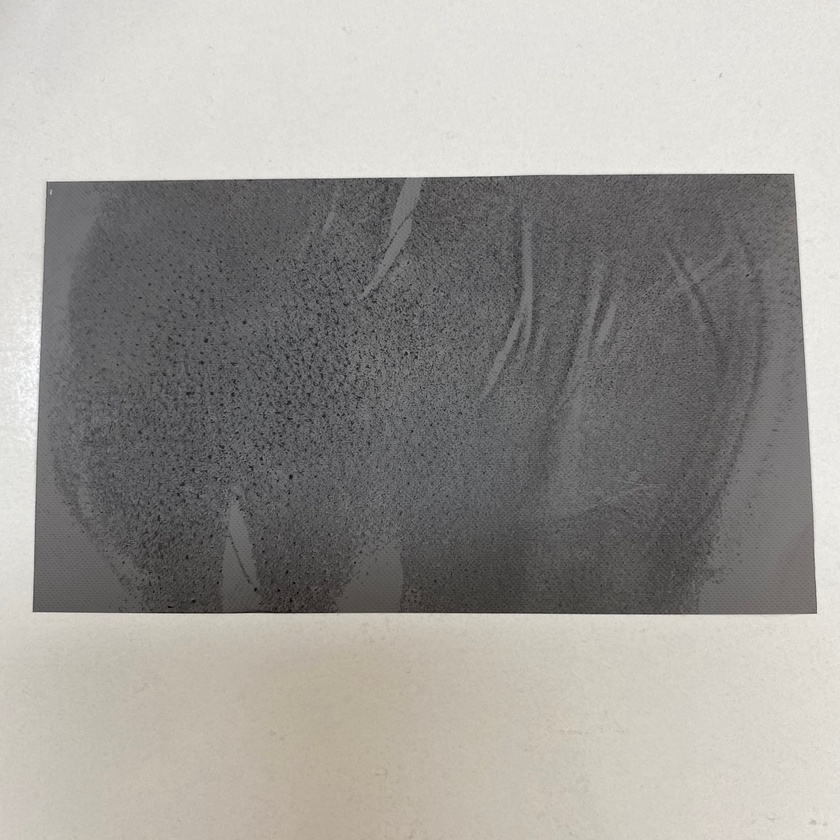
#> input picture Oil_test/File/oil_test.jpg, 840 x 840 px, shrunk from 1440 x 1440 before the run, found by its file name
$ jupyter execute oil_test_02.ipynb   (shell and % lines are left out)
#> lines starting #> are read from the running program, lines starting #| are printed output that depends on the picture; after the words box and inside, x2 and y2 are one past the last pixel; in counts of white or black regions, pixels touching at a corner belong together
[cell 1]
import cv2
import pandas as pd
import numpy as np

import matplotlib.pylab as plt

[cell 2]
image = cv2.imread('/home/mango/python/Python.study/oil_test.jpg')
#> image is the input picture: shape (840, 840, 3); mean B, G, R 149.9, 154.1, 156.4
image = cv2.cvtColor(image, cv2.COLOR_BGR2RGB)
plt.xticks([])     #x축 눈금 지우기
plt.yticks([])     #y축 눈금 지우기
plt.imshow(image)
plt.show()

[cell 3]
image_gray = cv2.imread('/home/mango/python/Python.study/oil_test.jpg', cv2.IMREAD_GRAYSCALE)
#> image_gray: shape (840, 840); min 4, max 255, mean 154.4

[cell 4]
b,g,r = cv2.split(image)
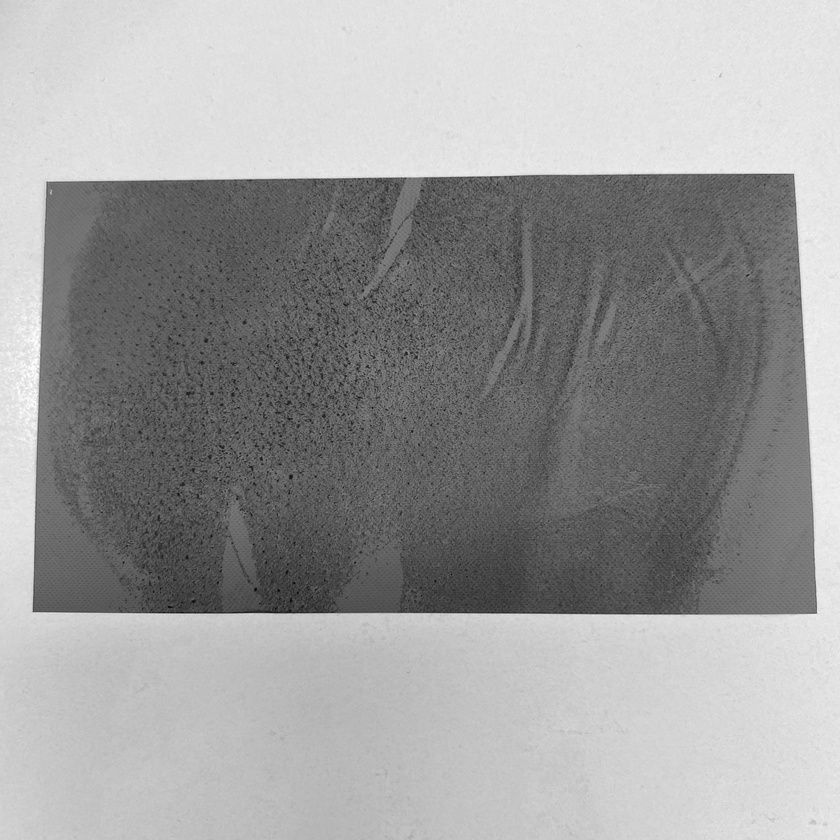
#> b: shape (840, 840); min 5, max 255, mean 156.4
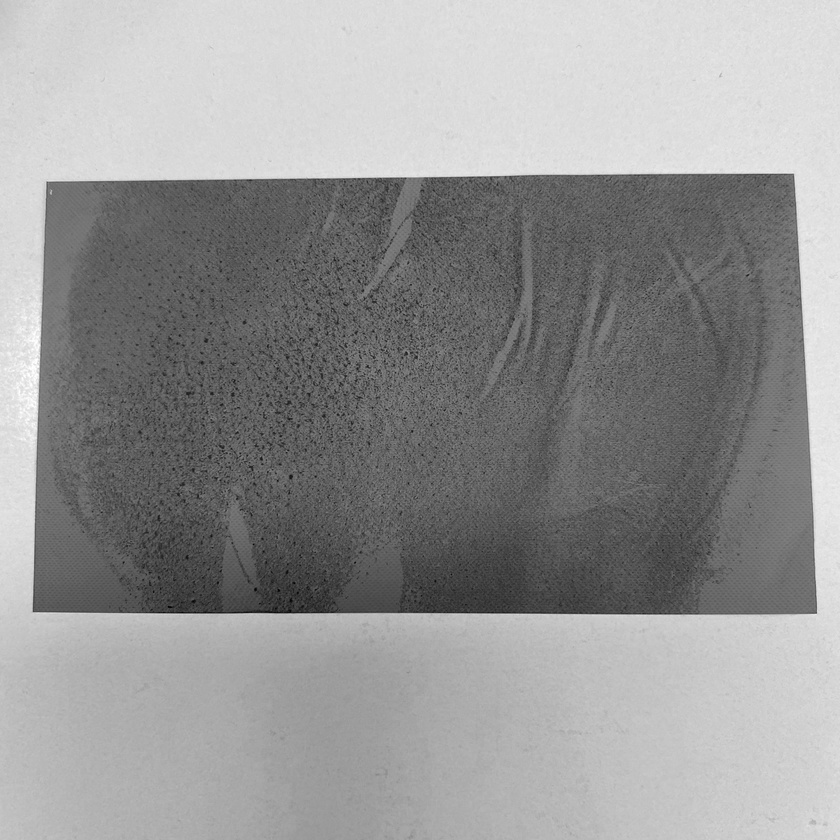
#> r: shape (840, 840); min 1, max 255, mean 149.9
image2 = cv2.merge([r,g,b])

plt.imshow(image2)
plt.xticks([])
plt.yticks([])
plt.show()

[cell 5]
blur = cv2.GaussianBlur(image_gray, ksize=(3,3), sigmaX=0)
ret, thresh1 = cv2.threshold(blur, 127, 255, cv2.THRESH_BINARY)
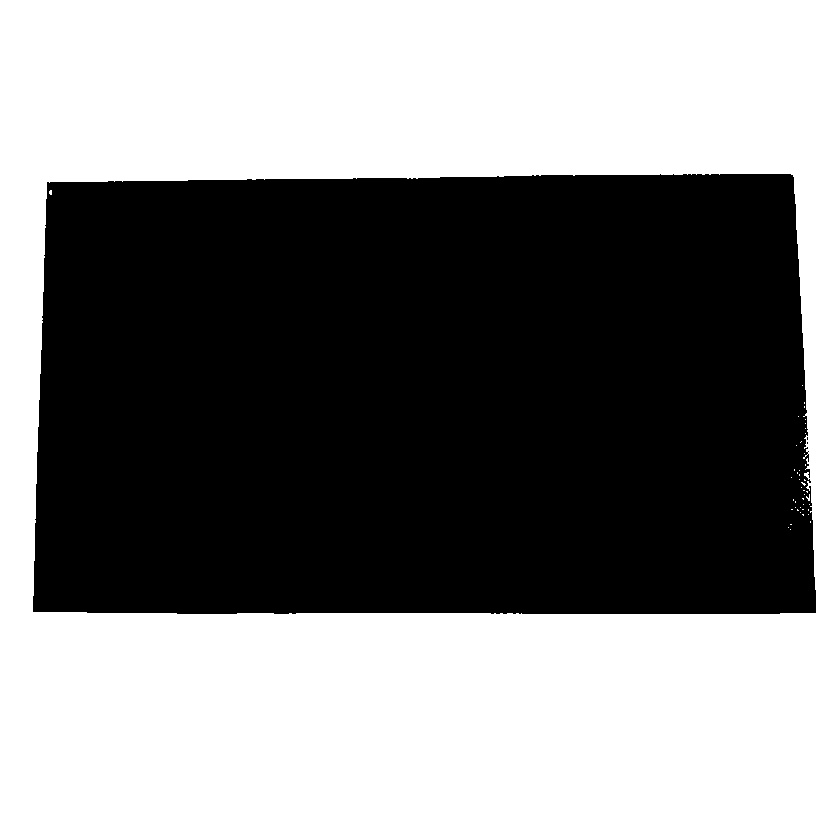
#> thresh1: shape (840, 840); 52.7% white; 3 black regions (2 under 20 px), largest, box (x1, y1, x2, y2) and area: (33, 174, 816, 614) 333462

[cell 6]
plt.imshow(thresh1)

[cell 7]
edged = cv2.Canny(blur, 10, 250)
#> edged: shape (840, 840); 0.84% white in thin lines or dots, all inside (x1, y1, x2, y2) = (32, 173, 818, 615)
plt.imshow(edged)

[cell 8]
kernel = cv2.getStructuringElement(cv2.MORPH_RECT, (7,7))
closed = cv2.morphologyEx(edged, cv2.MORPH_CLOSE, kernel)
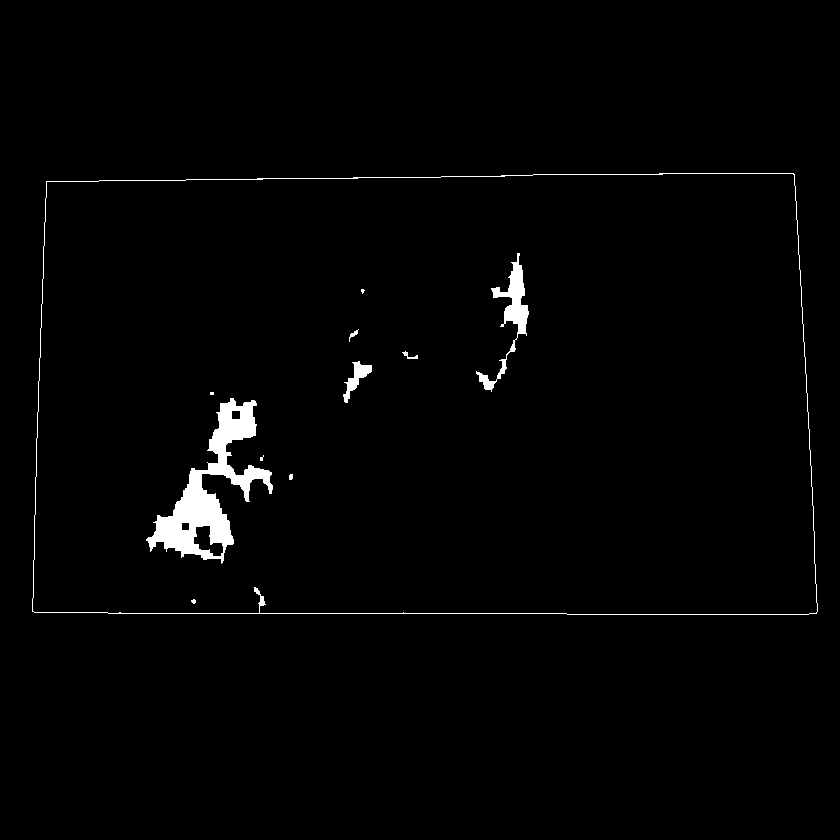
#> closed: shape (840, 840); 1.6% white; 11 white regions (4 under 20 px)
plt.imshow( closed)

[cell 9]
contours, _ = cv2.findContours(closed.copy(),cv2.RETR_EXTERNAL, cv2.CHAIN_APPROX_SIMPLE)
#> contours = 1 contour; box (x1, y1, x2, y2) and area: (32, 173, 818, 615) 335228
total = 0

[cell 10]
contours_image = cv2.drawContours(image, contours, -1, (0,255,0), 3)
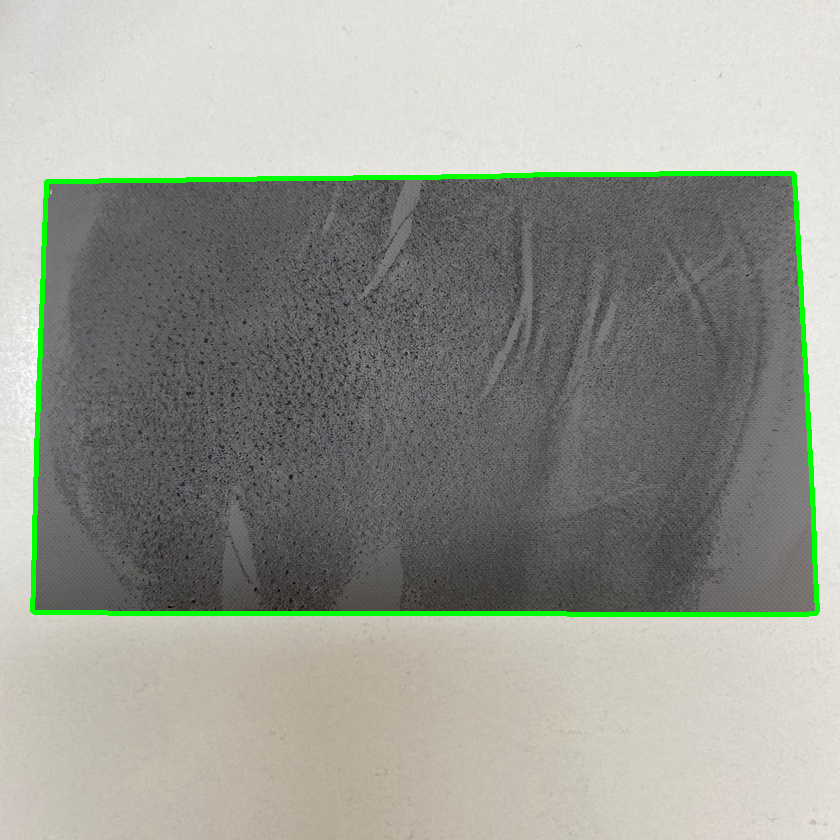
#> contours_image: shape (840, 840, 3); mean R, G, B 153.7, 155.8, 147.3
plt.imshow(contours_image)

[cell 11]
contours_xy = np.array(contours)
contours_xy.shape
#> Out = (1, 105, 1, 2)

[cell 12]
# x의 min과 max 찾기
x_min, x_max = 0,0
value = list()
for i in range(len(contours_xy)):
    for j in range(len(contours_xy[i])):
        value.append(contours_xy[i][j][0][0]) #네번째 괄호가 0일때 x의 값
        x_min = min(value)
        x_max = max(value)
#> this loop made 1 pass
#> after the loop, value = 105 values, max 817 at index 56, min 32 at index 44, mean 489
print(x_min)
print(x_max)

# y의 min과 max 찾기
y_min, y_max = 0,0
value = list()
for i in range(len(contours_xy)):
    for j in range(len(contours_xy[i])):
        value.append(contours_xy[i][j][0][1]) #네번째 괄호가 0일때 x의 값
        y_min = min(value)
        y_max = max(value)
#> after the loop, value = 105 values, max 614 at index 51, min 173 at index 0, mean 370.2
print(y_min)
print(y_max)

[cell 13]
# image trim 하기
x = x_min
y = y_min
w = x_max-x_min
h = y_max-y_min

[cell 14]
img_trim = image[y:y+h, x:x+w]
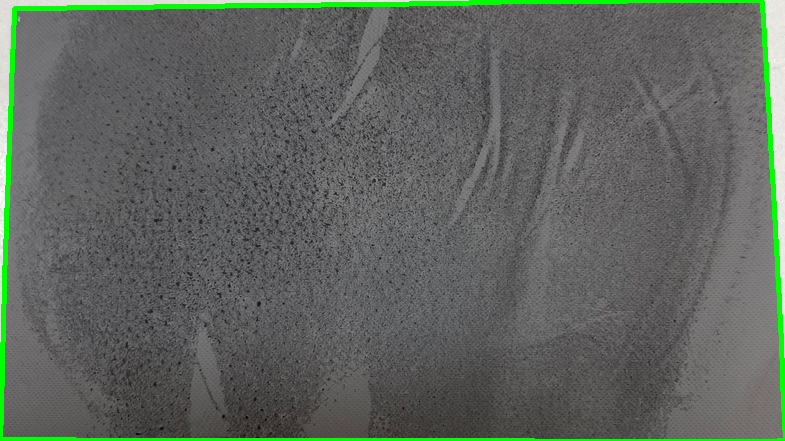
#> img_trim: shape (441, 785, 3); mean R, G, B 94.8, 101.3, 94.5
cv2.imwrite('org_trim.jpg', img_trim)
org_image = cv2.imread('org_trim.jpg')

[cell 15]
plt.imshow(org_image)

[cell 16]
hist, bins = np.histogram(org_image.ravel(), 256,[0,256])
#> hist = 256 values, max 26490 at index 97, min 35 at index 9, mean 4056.9; bins = 257 values from 0 to 256

[cell 17]
plt.hist(org_image.ravel(),256,[0,256])
#> figure, not shown here; tallest bar 26490 high, from x = 97 to 98

[cell 18]
org_gray = cv2.cvtColor(org_image, cv2.COLOR_BGR2GRAY)
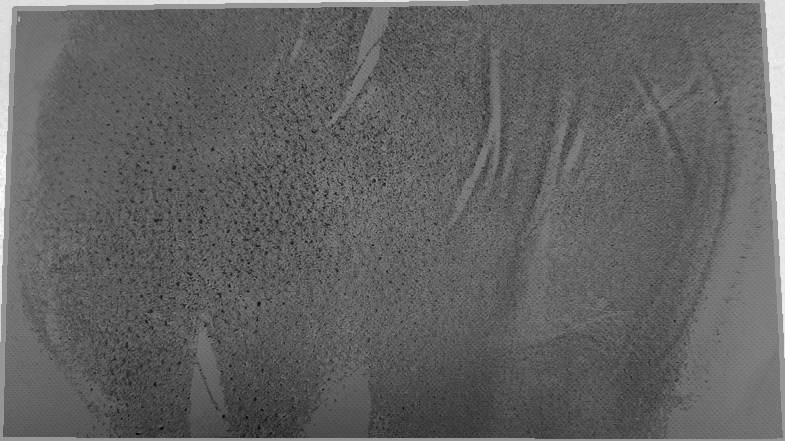
#> org_gray: shape (441, 785); min 4, max 255, mean 98.8
plt.imshow(org_gray)

[cell 19]
hist, bins = np.histogram(org_gray.ravel(), 256,[0,256])
#> hist = 256 values, max 8966 at index 97, min 0 at index 0, mean 1352.3
plt.hist(org_gray.ravel(),256,[0,256])
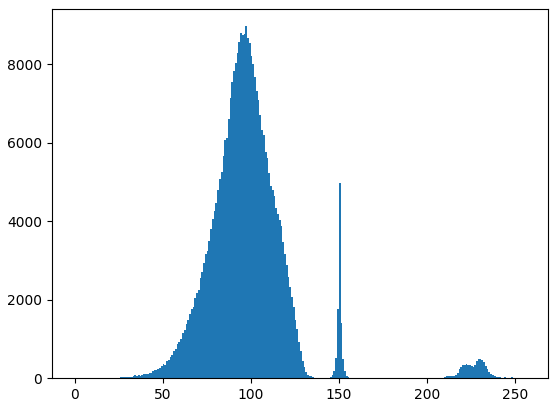
#> figure drawn by matplotlib, 1 panel; tallest bar 8966 high, from x = 97 to 98

$ run again, with Oil_test/File/org_trim.jpg copied over Oil_test/File/oil_test.jpg
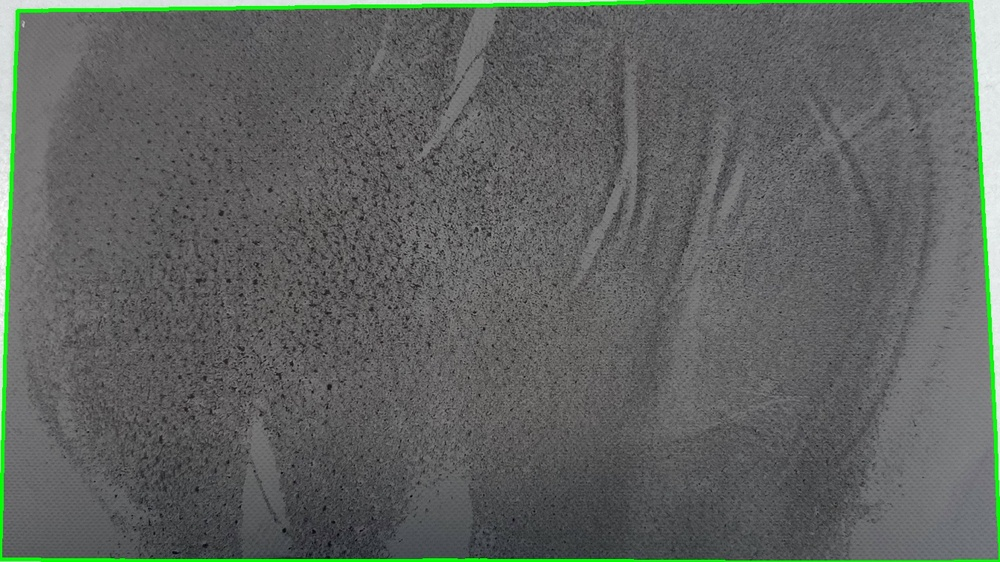
#> input picture Oil_test/File/org_trim.jpg, 1000 x 562 px, shrunk from 1344 x 756 before the run, found by its file name
#> image is the input picture: shape (562, 1000, 3); mean B, G, R 96.7, 100.2, 95.9
#> `ret, thresh1 = cv2.threshold(blur, 127, 255, cv2.THRESH_BINARY)`:
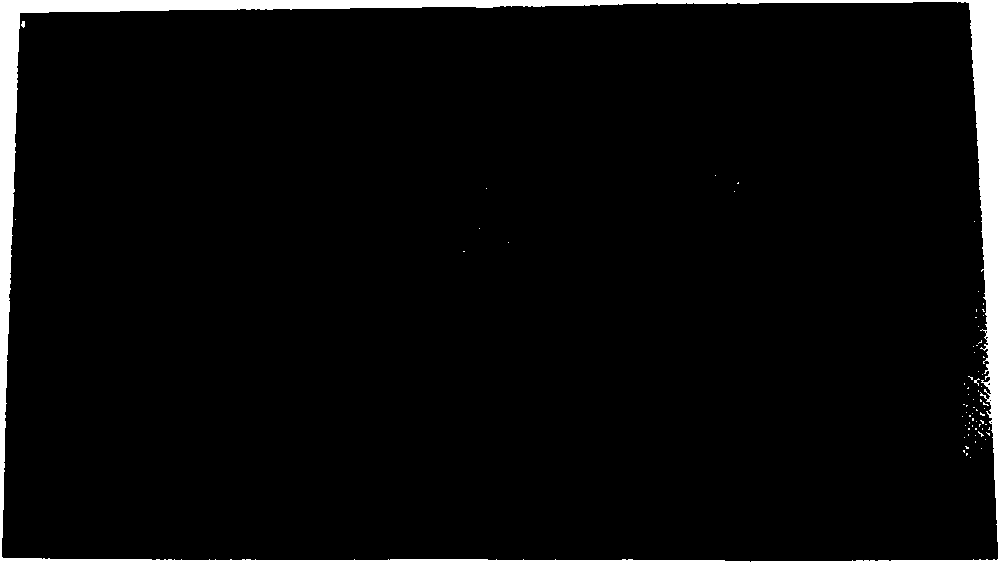
#> thresh1: shape (562, 1000); 4.3% white; 69 white regions (67 under 20 px), largest, box (x1, y1, x2, y2) and area: (0, 0, 1000, 562) 23685, (21, 21, 25, 28) 21
#> edged: shape (562, 1000); 6.5% white in thin lines or dots
#> closed: shape (562, 1000); 17.3% white; 12 white regions (2 under 20 px)
#> contours = 1 contour; box (x1, y1, x2, y2) and area: (0, 0, 1000, 562) 548794
#> the loop `for i in range(len(contours_xy)):` made 1 pass
#> after the loop `for i in range(len(contours_xy)):`: value = 104 values, max 999 at index 55, min 0 at index 50, mean 497.7
#> after the loop `for i in range(len(contours_xy)):`: value = 104 values, max 561 at index 54, min 0 at index 0, mean 188.5
#> `hist, bins = np.histogram(org_image.ravel(), 256,[0,256])`: hist = 256 values, max 41143 at index 97, min 48 at index 158, mean 6567.6; bins = 257 values from 0 to 256
#> `hist, bins = np.histogram(org_gray.ravel(), 256,[0,256])`: hist = 256 values, max 13790 at index 97, min 0 at index 2, mean 2189.2
#> `[cell 19] hist, bins = np.histogram(org_gray.ravel(), 256,[0,256]) plt..`:
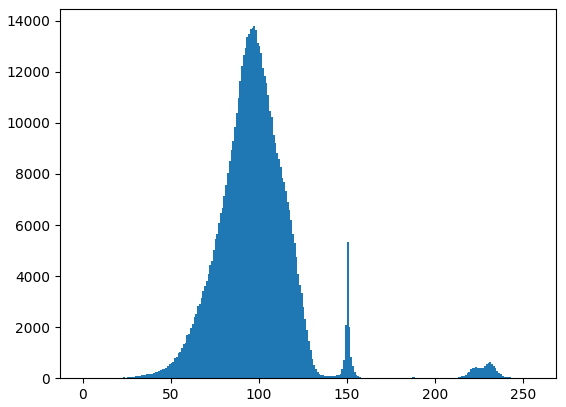
#> figure drawn by matplotlib, 1 panel; tallest bar 13790 high, from x = 97 to 98
